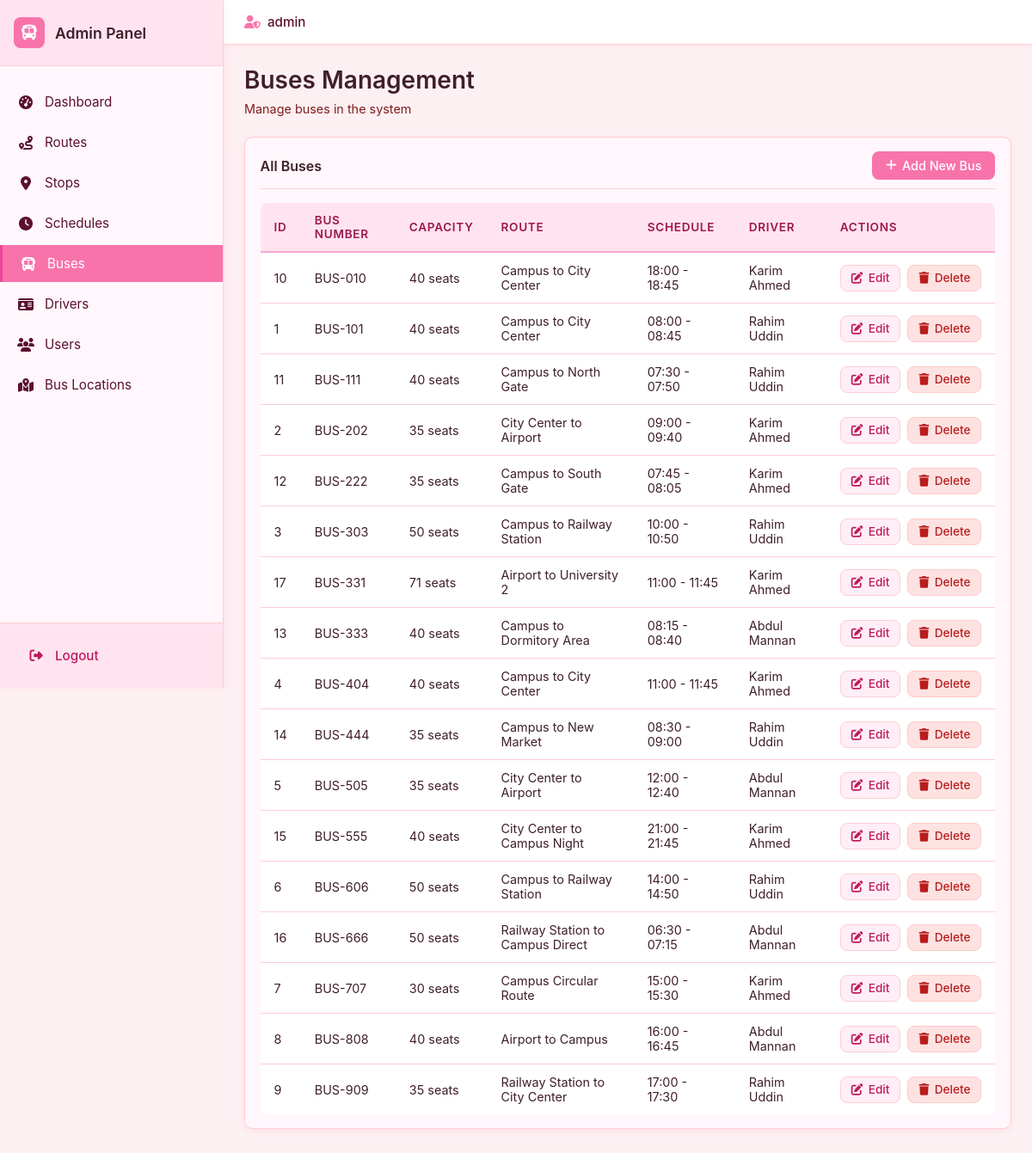
The page /admin/buses/index.php (signed in) on the database its author committed.
### tables this page shows
CREATE TABLE `bus` (
  `bus_id` int(11) NOT NULL,
  `bus_num` varchar(50) NOT NULL,
  `capacity` int(11) NOT NULL,
  `route_id` int(11) NOT NULL,
  `schedule_id` int(11) NOT NULL
);

CREATE TABLE `route` (
  `route_id` int(11) NOT NULL,
  `route_name` varchar(100) NOT NULL
);

CREATE TABLE `schedule` (
  `schedule_id` int(11) NOT NULL,
  `departure_time` time NOT NULL,
  `arrival_time` time NOT NULL,
  `route_id` int(11) NOT NULL,
  `admin_id` int(11) NOT NULL,
  `driver_id` int(11) NOT NULL
);

CREATE TABLE `driver` (
  `driver_id` int(11) NOT NULL,
  `driver_name` varchar(100) NOT NULL,
  `phone_number` varchar(20) NOT NULL,
  `password` varchar(255) NOT NULL
);

### admin/buses/index.php (the view, shortened to what this page needs)
<?php
include __DIR__ . "/../../includes/db.php";
include __DIR__ . "/../../includes/admin_header.php";
$buses = [];
$sql = "
    SELECT
        b.bus_id,
        b.bus_num,
        b.capacity,
        r.route_name,
        s.departure_time,
        s.arrival_time,
        d.driver_name
    FROM bus b
    JOIN route r ON r.route_id = b.route_id
    JOIN schedule s ON s.schedule_id = b.schedule_id
    JOIN driver d ON d.driver_id = s.driver_id
    ORDER BY b.bus_num ASC
";
if ($result = mysqli_query($conn, $sql)) {
    while ($row = mysqli_fetch_assoc($result)) {
        $buses[] = $row;
    }
}
?>
<div class="admin-page-header">
    <h1 class="admin-page-title">Buses Management</h1>
    <p class="admin-page-subtitle">Manage buses in the system</p>
</div>
<div class="admin-card">
    <div class="admin-card-header">
        <h2 class="admin-card-title">All Buses</h2>
        <a href="/bus/admin/buses/add.php" class="admin-btn admin-btn-primary">
            <i class="fa-solid fa-plus"></i> Add New Bus
        </a>
    </div>
    <?php if (!empty($buses)): ?>
        <div class="admin-table-wrapper">
            <table class="admin-table">
                <thead>
                    <tr>
                        <th>ID</th>
                        <th>Bus Number</th>
                        <th>Capacity</th>
                        <th>Route</th>
                        <th>Schedule</th>
                        <th>Driver</th>
                        <th>Actions</th>
                    </tr>
                </thead>
                <tbody>
                    <?php foreach ($buses as $bus): ?>
                        <tr>
                            <td><?php echo htmlspecialchars($bus['bus_id']); ?></td>
                            <td><?php echo htmlspecialchars($bus['bus_num']); ?></td>
                            <td><?php echo htmlspecialchars($bus['capacity']); ?> seats</td>
                            <td><?php echo htmlspecialchars($bus['route_name']); ?></td>
                            <td>
                                <?php echo date('H:i', strtotime($bus['departure_time'])); ?> -
                                <?php echo date('H:i', strtotime($bus['arrival_time'])); ?>
                            </td>
                            <td><?php echo htmlspecialchars($bus['driver_name']); ?></td>
                            <td>
                                <div class="admin-actions">
                                    <a href="/bus/admin/buses/edit.php?id=<?php echo $bus['bus_id']; ?>" class="admin-btn admin-btn-secondary admin-btn-sm">
                                        <i class="fa-solid fa-edit"></i> Edit
                                    </a>
                                    <a href="/bus/admin/buses/delete.php?id=<?php echo $bus['bus_id']; ?>" class="admin-btn admin-btn-danger admin-btn-sm" onclick="return confirm('Are you sure you want to delete this bus?');">
                                        <i class="fa-solid fa-trash"></i> Delete
                                    </a>
                                </div>
                            </td>
                        </tr>
                    <?php endforeach; ?>
                </tbody>
            </table>
        </div>
    <?php endif; ?>
</div>
<?php include __DIR__ . "/../../includes/admin_footer.php"; ?>

### assets/css/style.css (style rules this page uses)
*, *::before, *::after { box-sizing: border-box; margin: 0; padding: 0; }
body { font-family: -apple-system, BlinkMacSystemFont, "Segoe UI", Arial, sans-serif; background: #ffeef5; color: #3f1f2a; min-height: 100vh; }

### assets/css/admin.css (style rules this page uses)
.admin-body { margin: 0; padding: 0; font-family: -apple-system, BlinkMacSystemFont, 'Segoe UI', Roboto, 'Helvetica Neue', Arial, sans-serif; background: #fdf0f3; color: #3f1f2a; }
.admin-page-header { margin-bottom: 1.5rem; }
.admin-page-title { font-size: 1.75rem; font-weight: 600; color: #3f1f2a; margin: 0 0 0.5rem 0; }
.admin-page-subtitle { font-size: 0.9rem; color: #7f1d1d; margin: 0; }
.admin-card { background: #fff7fb; border-radius: 0.6rem; padding: 1rem 1.1rem; border: 1px solid #fecdd3; box-shadow: 0 2px 8px rgba(248, 113, 150, 0.12); margin-bottom: 1.25rem; }
.admin-card-header { display: flex; align-items: center; justify-content: space-between; margin-bottom: 0.85rem; padding-bottom: 0.65rem; border-bottom: 1px solid #fecdd3; }
.admin-card-title { font-size: 1rem; font-weight: 600; color: #3f1f2a; margin: 0; }
.admin-table-wrapper { overflow-x: auto; margin-top: 1rem; }
.admin-table { width: 100%; border-collapse: collapse; background: #ffffff; border-radius: 0.5rem; overflow: hidden; }
.admin-table thead { background: #ffe4f0; }
.admin-table th { padding: 0.75rem 1rem; text-align: left; font-weight: 600; font-size: 0.85rem; color: #9d174d; text-transform: uppercase; letter-spacing: 0.05em; border-bottom: 2px solid #f9a8d4; }
.admin-table td { padding: 0.75rem 1rem; border-bottom: 1px solid #fecdd3; color: #3f1f2a; font-size: 0.9rem; }
.admin-table tbody tr:last-child td { border-bottom: none; }
.admin-actions { display: flex; gap: 0.5rem; align-items: center; }
.admin-btn { display: inline-flex; align-items: center; gap: 0.4rem; padding: 0.5rem 1rem; border-radius: 0.5rem; border: none; font-size: 0.9rem; font-weight: 500; cursor: pointer; text-decoration: none; transition: all 0.2s ease; }
.admin-btn-primary { background: #f973ab; color: #ffffff; }
.admin-btn-secondary { background: #ffeef5; color: #be185d; border: 1px solid #fecdd3; }
.admin-btn-danger { background: #fee2e2; color: #b91c1c; border: 1px solid #fecaca; }
.admin-btn-sm { padding: 0.4rem 0.75rem; font-size: 0.85rem; }

### rows shown on the page
bus: bus_id "10", bus_num "BUS-010", capacity "40", route.route_name "Campus to City Center", schedule.departure_time "18:00", schedule.arrival_time "18:45", driver.driver_name "Karim Ahmed"
bus: bus_id "1", bus_num "BUS-101", capacity "40", route.route_name "Campus to City Center", schedule.departure_time "08:00", schedule.arrival_time "08:45", driver.driver_name "Rahim Uddin"
bus: bus_id "11", bus_num "BUS-111", capacity "40", route.route_name "Campus to North Gate", schedule.departure_time "07:30", schedule.arrival_time "07:50", driver.driver_name "Rahim Uddin"
bus: bus_id "2", bus_num "BUS-202", capacity "35", route.route_name "City Center to Airport", schedule.departure_time "09:00", schedule.arrival_time "09:40", driver.driver_name "Karim Ahmed"
bus: bus_id "12", bus_num "BUS-222", capacity "35", route.route_name "Campus to South Gate", schedule.departure_time "07:45", schedule.arrival_time "08:05", driver.driver_name "Karim Ahmed"
bus: bus_id "3", bus_num "BUS-303", capacity "50", route.route_name "Campus to Railway Station", schedule.departure_time "10:00", schedule.arrival_time "10:50", driver.driver_name "Rahim Uddin"
bus: bus_id "17", bus_num "BUS-331", capacity "71", route.route_name "Airport to University 2", schedule.departure_time "11:00", schedule.arrival_time "11:45", driver.driver_name "Karim Ahmed"
bus: bus_id "13", bus_num "BUS-333", capacity "40", route.route_name "Campus to Dormitory Area", schedule.departure_time "08:15", schedule.arrival_time "08:40", driver.driver_name "Abdul Mannan"
bus: bus_id "4", bus_num "BUS-404", capacity "40", route.route_name "Campus to City Center", schedule.departure_time "11:00", schedule.arrival_time "11:45", driver.driver_name "Karim Ahmed"
bus: bus_id "14", bus_num "BUS-444", capacity "35", route.route_name "Campus to New Market", schedule.departure_time "08:30", schedule.arrival_time "09:00", driver.driver_name "Rahim Uddin"
bus: bus_id "5", bus_num "BUS-505", capacity "35", route.route_name "City Center to Airport", schedule.departure_time "12:00", schedule.arrival_time "12:40", driver.driver_name "Abdul Mannan"
bus: bus_id "15", bus_num "BUS-555", capacity "40", route.route_name "City Center to Campus Night", schedule.departure_time "21:00", schedule.arrival_time "21:45", driver.driver_name "Karim Ahmed"
bus: bus_id "6", bus_num "BUS-606", capacity "50", route.route_name "Campus to Railway Station", schedule.departure_time "14:00", schedule.arrival_time "14:50", driver.driver_name "Rahim Uddin"
bus: bus_id "16", bus_num "BUS-666", capacity "50", route.route_name "Railway Station to Campus Direct", schedule.departure_time "06:30", schedule.arrival_time "07:15", driver.driver_name "Abdul Mannan"
bus: bus_id "7", bus_num "BUS-707", capacity "30", route.route_name "Campus Circular Route", schedule.departure_time "15:00", schedule.arrival_time "15:30", driver.driver_name "Karim Ahmed"
bus: bus_id "8", bus_num "BUS-808", capacity "40", route.route_name "Airport to Campus", schedule.departure_time "16:00", schedule.arrival_time "16:45", driver.driver_name "Abdul Mannan"
bus: bus_id "9", bus_num "BUS-909", capacity "35", route.route_name "Railway Station to City Center", schedule.departure_time "17:00", schedule.arrival_time "17:30", driver.driver_name "Rahim Uddin"

### other values the page prints
$_SESSION['admin_username'] "admin"
